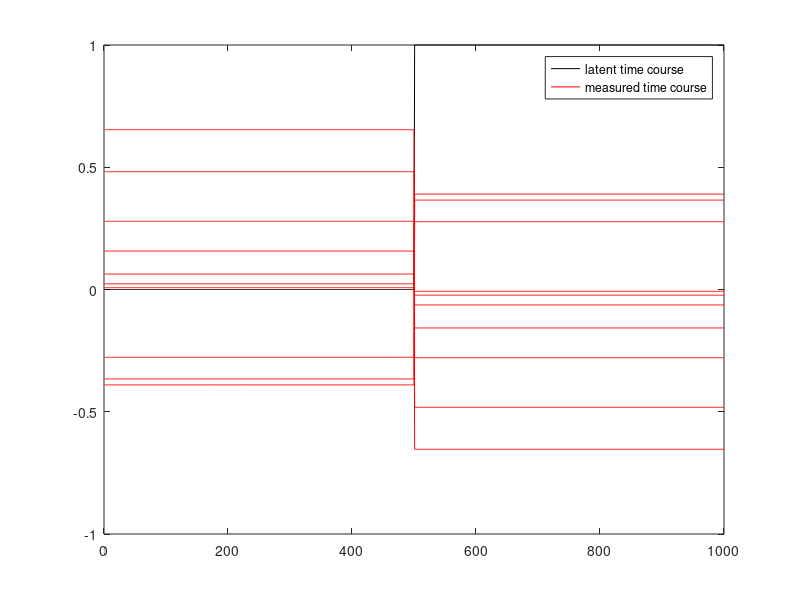

This figure's MATLAB source: (Note: this script raises an error after producing the figure.)
%% SET UP FORWARD MODEL
N=1000; %% time points
K=1; %% latent factors
M=10; %% measurement channels
A=randn(M,K); %% forward model
e=1; %% noise level
s=zeros(K,M); % latent factor
for k=1:K,
    s(:,1:N)=ones(1,N); %sin((1:N)/20); %% time course of latent factor
    s(:,1:N/2)=0;
end;
x=zeros(N,M); %% data
x=A*s+randn(M,K).*e; %% eqn 1 from Haufe paper
x=x-repmat(mean(x')',1,size(x,2)); %% dc correct
plot(1:N,s,'k',1:N,x,'r');
legend('latent time course','measured time course');

%% NOW TRY AND INTERPRET
XD=ones(N,1); %% design matrix
XD(N/2:end)=-XD(N/2:end);
Yred=x'; %% measured data
[CVA] = spm_cva(Yred,XD);


covdat=cov(Yred);
Aest=covdat*CVA.V*inv(cov(CVA.v)); %% from george+ Meaghan also eqn 8 from Haufe paper
uAest=Aest./sqrt(dot(Aest,Aest)); %% remove scaling factor
uA=A./sqrt(dot(A,A));
if corr(uA,uAest)<0, %% can get a sign flip
    uAest=-uAest;
end; 
plot(1:M,uA,'-gx',1:M,uAest,'ro');
xlabel('channel')
ylabel('estimate of weight')
legend('red=est, green=true')


